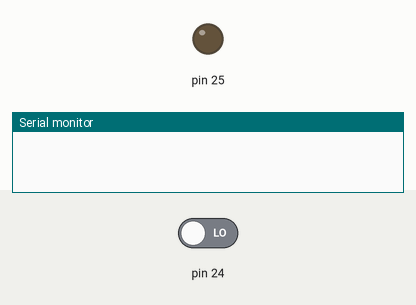
Bench run of a sketch on a simulated Arduino Mega 2560, built with avr-gcc and run on an emulated ATmega2560. Shown: output pins drawn as LEDs (lit = HIGH), the last lines printed to the serial monitor. The test bench sets the inputs (shaded band); at power-on: pin 24 LOW.

Above: at 1.2 s.
1.3 s: pin 24 driven HIGH
At 2.3 s:
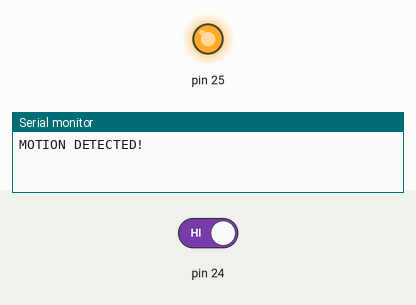
2.8 s: pin 24 driven LOW
At 3.8 s:
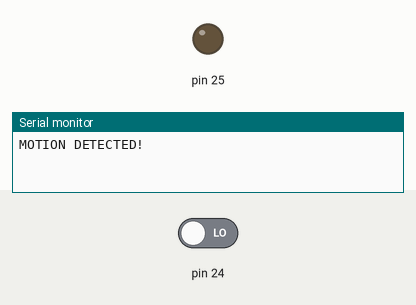
Timing chart, 0 to 5.8 s (numbered marks = the images above; inputs shaded):
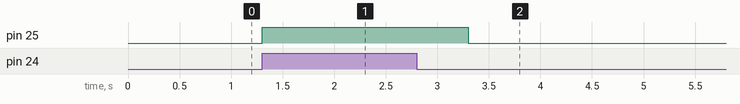

Measured:
- after the input at 1.3 s, pin 25: LOW → HIGH at once
- after the input at 2.8 s, pin 25: HIGH → LOW after 0.50 s

The sketch:

Radar_RCWL_0516.ino
```cpp
// Code of RCWL-0516 Radar Sensor tested successfully
// tested 10 Meter range successfully with an obstacle (wall)
// This module requires a proper positioning and a good power supply
// This module does not work properly with USB (PC) power supply

void setup() {
  Serial.begin(9600);
  pinMode(24, INPUT);
  pinMode(25, OUTPUT);

}

void loop() {
  if(digitalRead(24)>0){
    digitalWrite(25, HIGH);
    Serial.println("MOTION DETECTED!");
    delay(2000);
  }
  else{
    digitalWrite(25, LOW);
  }


}
```
